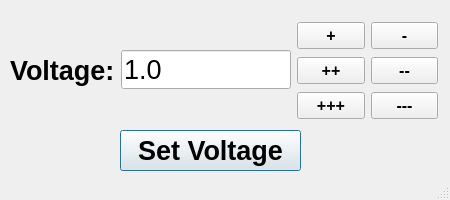
<?xml version="1.0" encoding="UTF-8"?>
<ui version="4.0">
 <class>Dialog</class>
 <widget class="QDialog" name="Dialog">
  <property name="windowModality">
   <enum>Qt::WindowModal</enum>
  </property>
  <property name="geometry">
   <rect>
    <x>0</x>
    <y>0</y>
    <width>450</width>
    <height>200</height>
   </rect>
  </property>
  <property name="minimumSize">
   <size>
    <width>450</width>
    <height>200</height>
   </size>
  </property>
  <property name="maximumSize">
   <size>
    <width>450</width>
    <height>200</height>
   </size>
  </property>
  <property name="windowTitle">
   <string>Voltage Setting</string>
  </property>
  <property name="sizeGripEnabled">
   <bool>true</bool>
  </property>
  <property name="modal">
   <bool>false</bool>
  </property>
  <widget class="QPushButton" name="pushButton_Set">
   <property name="geometry">
    <rect>
     <x>120</x>
     <y>130</y>
     <width>181</width>
     <height>41</height>
    </rect>
   </property>
   <property name="font">
    <font>
     <family>Arial</family>
     <pointsize>20</pointsize>
     <weight>75</weight>
     <bold>true</bold>
    </font>
   </property>
   <property name="text">
    <string>Set Voltage</string>
   </property>
  </widget>
  <widget class="QWidget" name="layoutWidget">
   <property name="geometry">
    <rect>
     <x>297</x>
     <y>20</y>
     <width>141</width>
     <height>101</height>
    </rect>
   </property>
   <layout class="QGridLayout" name="gridLayout">
    <item row="0" column="0">
     <widget class="QPushButton" name="pushButton_Plus1">
      <property name="font">
       <font>
        <family>Arial</family>
        <pointsize>12</pointsize>
        <weight>75</weight>
        <bold>true</bold>
       </font>
      </property>
      <property name="text">
       <string>+</string>
      </property>
     </widget>
    </item>
    <item row="0" column="1">
     <widget class="QPushButton" name="pushButton_Sub1">
      <property name="font">
       <font>
        <family>Arial</family>
        <pointsize>12</pointsize>
        <weight>75</weight>
        <bold>true</bold>
       </font>
      </property>
      <property name="text">
       <string>-</string>
      </property>
     </widget>
    </item>
    <item row="1" column="0">
     <widget class="QPushButton" name="pushButton_Plus10">
      <property name="font">
       <font>
        <family>Arial</family>
        <pointsize>12</pointsize>
        <weight>75</weight>
        <bold>true</bold>
       </font>
      </property>
      <property name="text">
       <string>++</string>
      </property>
     </widget>
    </item>
    <item row="1" column="1">
     <widget class="QPushButton" name="pushButton_Sub10">
      <property name="font">
       <font>
        <family>Arial</family>
        <pointsize>12</pointsize>
        <weight>75</weight>
        <bold>true</bold>
       </font>
      </property>
      <property name="text">
       <string>--</string>
      </property>
     </widget>
    </item>
    <item row="2" column="0">
     <widget class="QPushButton" name="pushButton_Plus100">
      <property name="font">
       <font>
        <family>Arial</family>
        <pointsize>12</pointsize>
        <weight>75</weight>
        <bold>true</bold>
       </font>
      </property>
      <property name="text">
       <string>+++</string>
      </property>
     </widget>
    </item>
    <item row="2" column="1">
     <widget class="QPushButton" name="pushButton_Sub100">
      <property name="font">
       <font>
        <family>Arial</family>
        <pointsize>12</pointsize>
        <weight>75</weight>
        <bold>true</bold>
       </font>
      </property>
      <property name="text">
       <string>---</string>
      </property>
     </widget>
    </item>
   </layout>
  </widget>
  <widget class="QWidget" name="layoutWidget">
   <property name="geometry">
    <rect>
     <x>10</x>
     <y>50</y>
     <width>281</width>
     <height>40</height>
    </rect>
   </property>
   <layout class="QHBoxLayout" name="horizontalLayout">
    <item>
     <widget class="QLabel" name="label_Vol">
      <property name="font">
       <font>
        <family>Arial</family>
        <pointsize>20</pointsize>
        <weight>75</weight>
        <bold>true</bold>
       </font>
      </property>
      <property name="text">
       <string>Voltage:</string>
      </property>
     </widget>
    </item>
    <item>
     <widget class="QLineEdit" name="lineEdit_Vol">
      <property name="baseSize">
       <size>
        <width>410</width>
        <height>180</height>
       </size>
      </property>
      <property name="font">
       <font>
        <family>Arial</family>
        <pointsize>20</pointsize>
       </font>
      </property>
      <property name="text">
       <string>1.0</string>
      </property>
     </widget>
    </item>
   </layout>
  </widget>
 </widget>
 <resources/>
 <connections/>
</ui>
